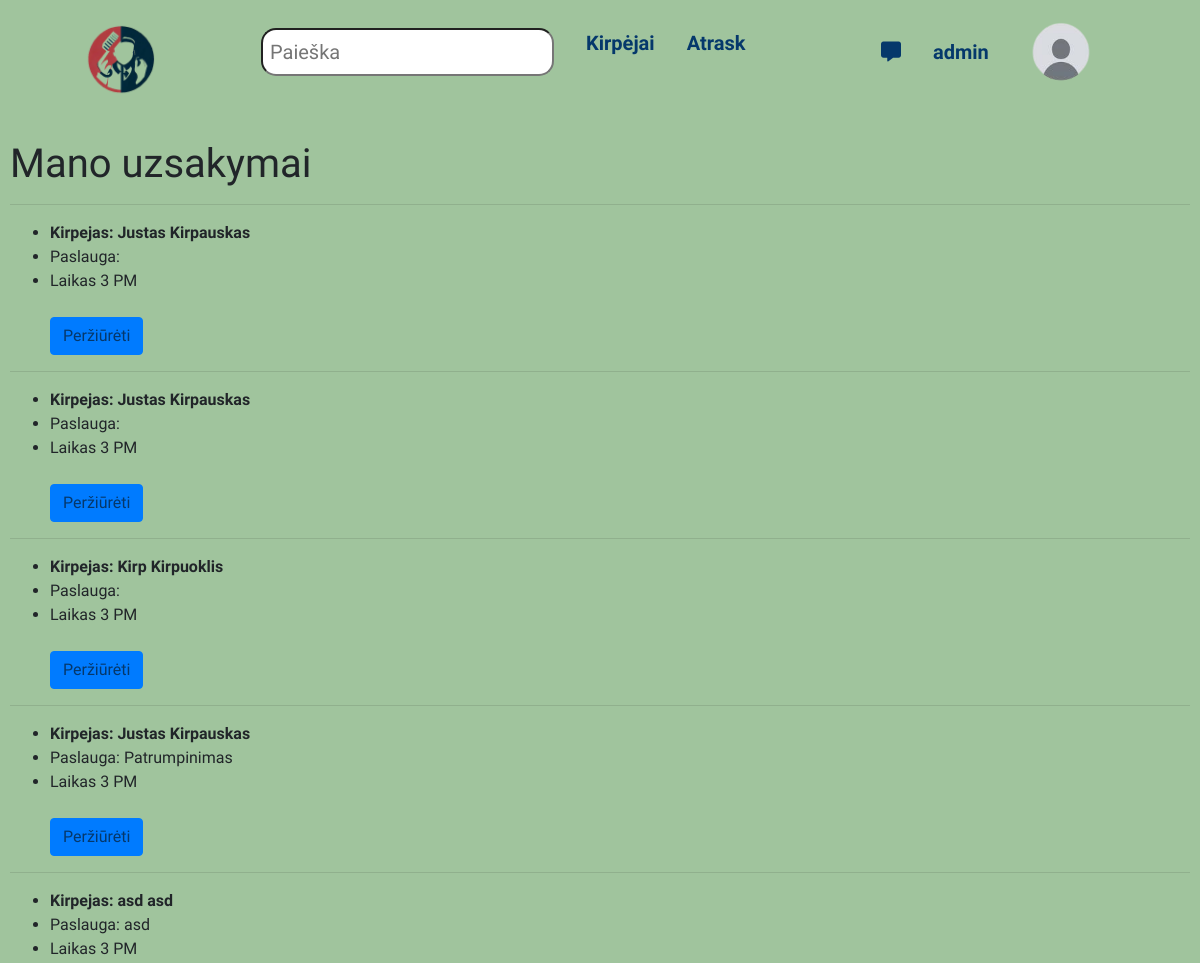
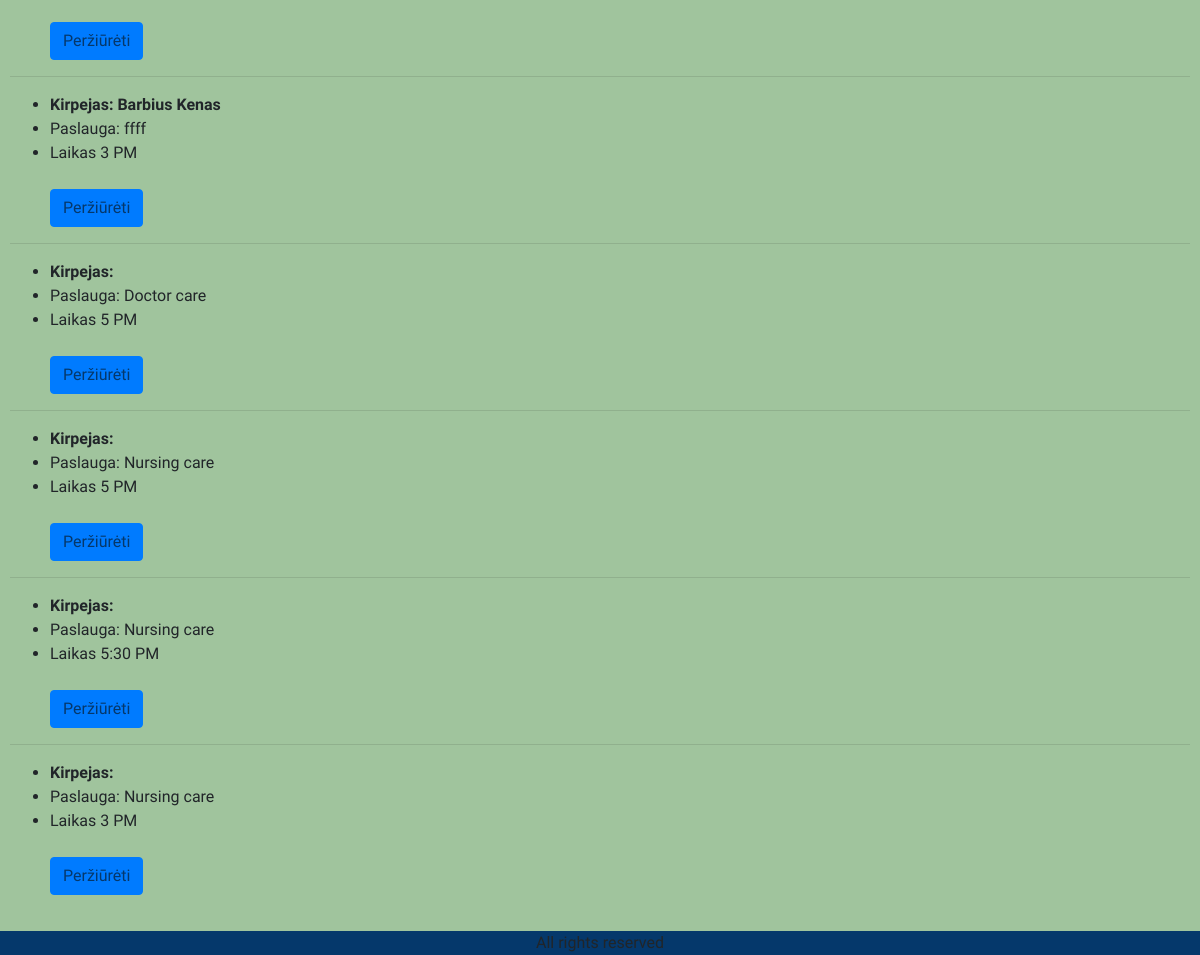
Page /myorders/ (signed in) on the earlier database version (2 pictures, top to bottom).
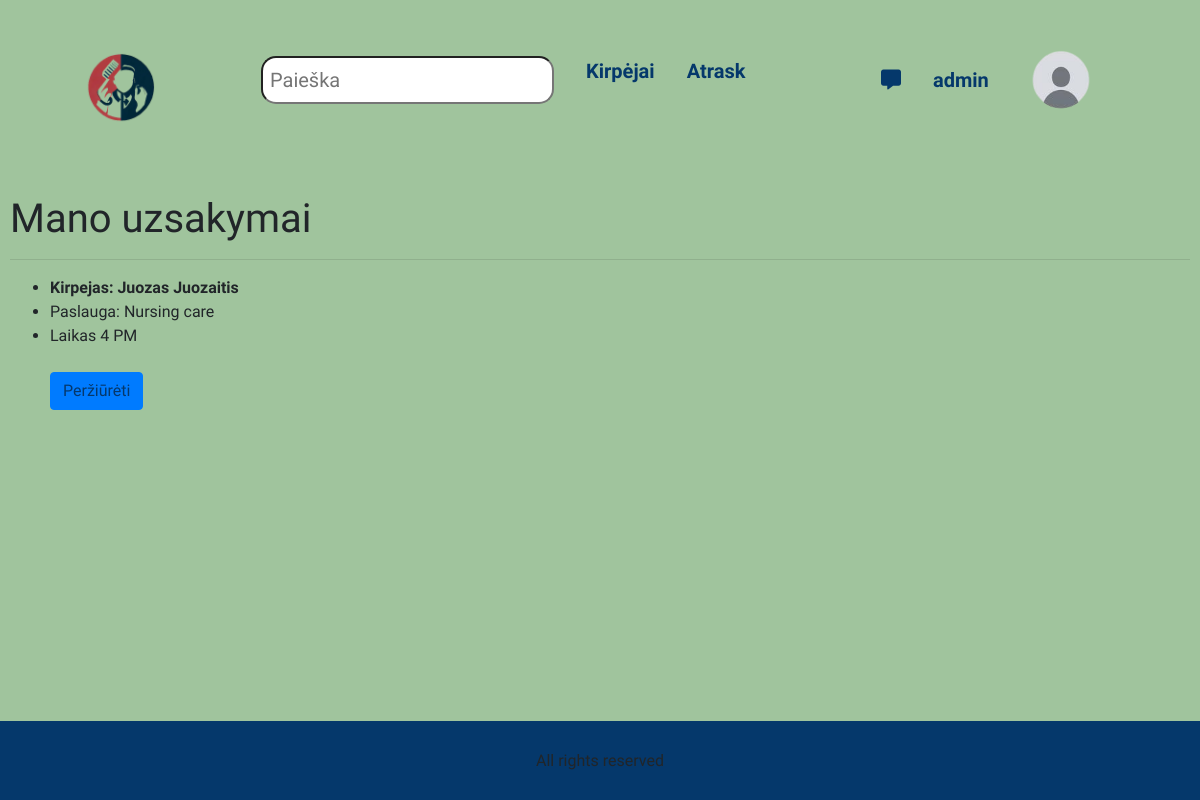
Same page on the later database version.
### library/models.py (models this page shows, shortened)
class Orders(models.Model):
    id = models.AutoField(primary_key=True)
    barber = models.ForeignKey(Barber, on_delete=models.SET_NULL, null=True, blank=True)
    service = models.CharField('Paslauga', max_length=100, help_text='Teikiama paslauga')
    summary = models.CharField('Aprasymas', max_length=200)
    day = models.DateField(default=datetime.now)
    time = models.CharField(max_length=10, choices=TIME_CHOICES, default="3 PM")
    price = models.FloatField('Paslaugos kaina', blank=True, null=True)
    time_ordered = models.DateTimeField(default=datetime.now, blank=True)
    booker = models.ForeignKey(User, on_delete=models.SET_NULL, null=True, blank=True)

class Barber(models.Model):
    user = models.OneToOneField(User, on_delete=models.CASCADE, null=True)
    name = models.CharField('Vardas', max_length=50)
    last_name = models.CharField('Pavardė', max_length=50)
    email = models.EmailField('Elektroninis paštas')
    about = models.TextField('Apie', max_length=200)
    login_name = models.CharField('Prisijungimo vardas', max_length=20)
    zipcode = models.CharField(max_length=200,blank=True, null=True)
    city = models.CharField(max_length=200,blank=True, null=True)
    country = models.CharField(max_length=200,blank=True, null=True)
    adress = models.CharField(max_length=200,blank=True, null=True)
    group = models.ForeignKey(Group, on_delete=models.SET_NULL, null=True, blank=True)
    cover = models.ImageField('Viršelis', upload_to='covers', null=True, blank=True)

### library/views.py (the view)
# urls.py: path('myorders/', views.loaned_orders_by_user_list_view, name='my-borrowed'),
@login_required
def loaned_orders_by_user_list_view(request):
    orders = Orders.objects.filter(booker=request.user).order_by('time_ordered')
    paginator = Paginator(orders, 10)
    page_number = request.GET.get('page')
    page_obj = paginator.get_page(page_number)
    return render(request, 'user_orders.html', {'orders': page_obj})

### library/templatetags/user_tags.py (called while the page is built)
@register.filter
def in_kirpejai_group(user):
    try:
        kirpejai_group = Group.objects.get(name='kirpejai')
        return kirpejai_group in user.groups.all()
    except Group.DoesNotExist:
        return False

### templates/user_orders.html (shortened to what this page needs)
{% extends "base.html" %}
{% load static %}
{% block "content" %}
    <h1>Mano uzsakymai</h1>
    {% if orders %}
        {% for order in orders %}
    <hr>
        <ul>
        <li><strong class="">Kirpejas: {{order.barber.name}} {{order.barber.last_name}}</strong></li>
        <li>Paslauga: {{ order.service }}</li>
       <li>Laikas {{order.time}}</li>
        <br/>
        <a class="btn btn-primary" href="{{ order.pk }}" role="button">Peržiūrėti</a>
    </ul>
{% endfor %}
    {% else %}
      <p>Uzsakymu kol kas nera.</p>
    {% endif %}
{% endblock %}

Differences in the rows shown:
no longer on this page (row edited): Orders: barber.name "Justas", barber.last_name "Kirpauskas", time "3 PM"
no longer on this page (row edited): Orders: barber.name "Kirp", barber.last_name "Kirpuoklis", time "3 PM"
removed Orders: barber.name "Justas", barber.last_name "Kirpauskas", service "Patrumpinimas", time "3 PM"
removed Orders: barber.name "asd", barber.last_name "asd", service "asd", time "3 PM"
removed Orders: barber.name "Barbius", barber.last_name "Kenas", service "ffff", time "3 PM"
removed Orders: service "Doctor care", time "5 PM"
removed Orders: service "Nursing care", time "5 PM"
removed Orders: service "Nursing care", time "5:30 PM"
removed Orders: service "Nursing care", time "3 PM"
changed Orders: barber.name "Justas" → "Juozas"; barber.last_name "Kirpauskas" → "Juozaitis"; service (not shown) → "Nursing care"; time "3 PM" → "4 PM"
